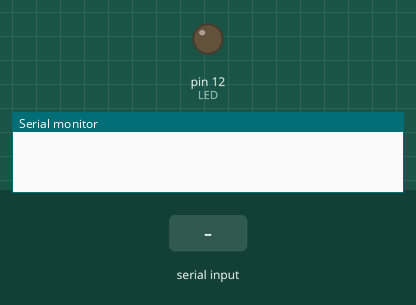
Bench run of a sketch on a simulated Arduino Uno, built with avr-gcc and run on an emulated ATmega328P. On the bench: output pins drawn as LEDs (lit = HIGH), the last lines printed to the serial monitor. The test bench sets the inputs (shaded band).

Above: at 1.2 s.
1.3 s: "," received over Serial
At 2.1 s:
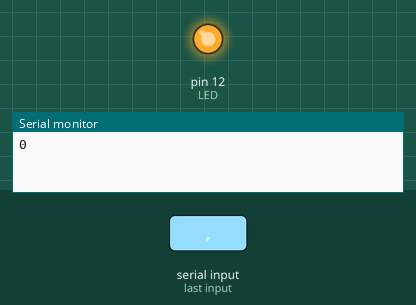
Timing chart, 0 to 4.3 s (numbered marks = the images above; inputs shaded):
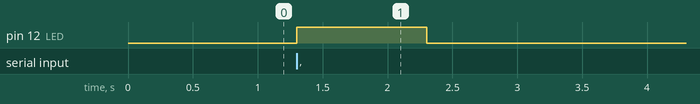

Measured:
- after the input at 1.3 s, pin 12 (LED): LOW → HIGH at once, → LOW 1.0 s later

The sketch:

serialCOM_test.ino
```cpp
int LED = 12;


int input,num;
String inp;
int buff[5];
int j=-1;

void setup()
{
    Serial.begin(9600);
    pinMode(LED, OUTPUT);
    digitalWrite(LED, LOW);
}

int calc()
{
    int num=0,x=0;

    for(x;x<=j;x++)
          num=num+(buff[x]-48)*pow(10,j-x);

    return num;
}

void loop()
{
    if(Serial.available()>0) {

        //inp = Serial.readStringUntil('\n');

        //if(inp.toInt() == 69) {
        //  Serial.println("nice");
        //  delay(2000);
        //}
        //else {
        //  Serial.println("not 69");
        //}
        input=Serial.read();
        if(input==',') {
          num=calc();
          j=-1;
          Serial.println(num, DEC);
          if(num = 69) {
            digitalWrite(LED, HIGH);
            delay(1000);
            digitalWrite(LED, LOW);
            delay(1000);
          }
        }
        else {
          j++;
          buff[j]=input;
        }
        //while(Serial.available()>0) {
        //  Serial.read();
        //}
    }
}
```
